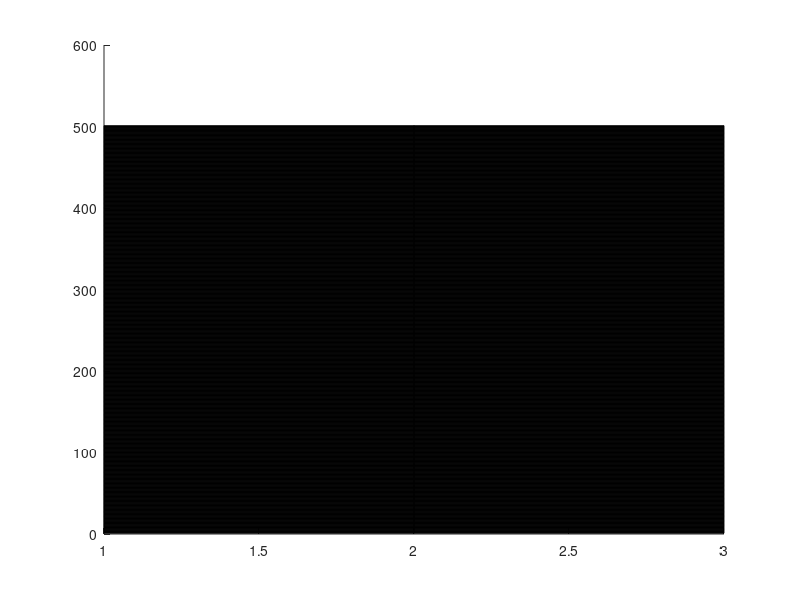

The MATLAB script that drew this image:
function assignment_01_ten_thousand_things_v2

    for i = 1:2
        for j = 1:500
            rectangle("Position", [i j 1 1], 'FaceColor', "w");
        end
    end

end